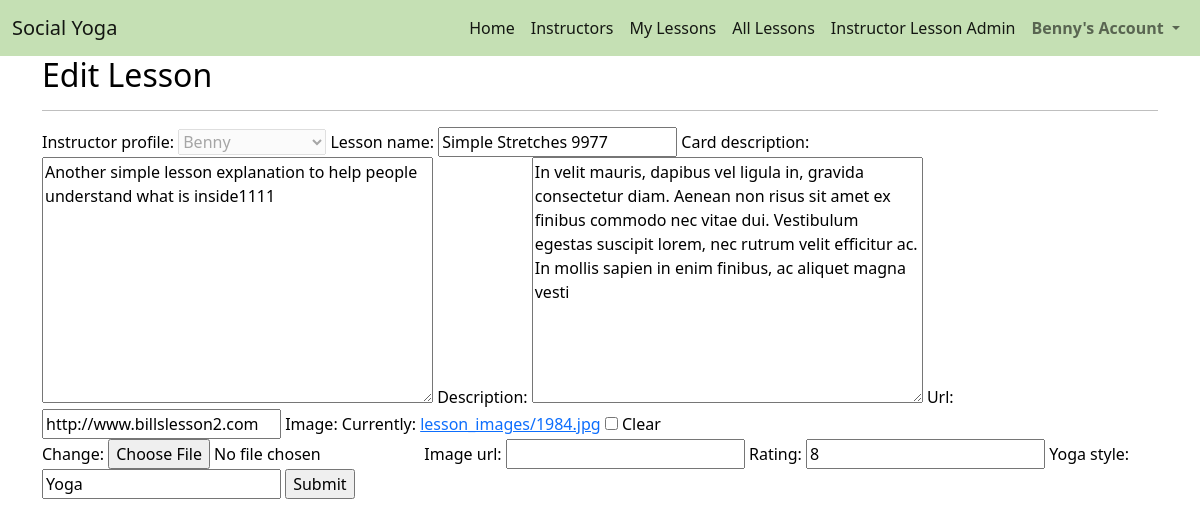
Screenshot of /lessons/edit_lesson/90B34D9B60264822A9186F042994E9C3 (signed in) with the database file from the repository.
### lessons/models.py (models this page shows, shortened)
class Lesson(models.Model):
    lesson_id = models.CharField(max_length=32, null=False, editable=False)
    instructor_profile = models.ForeignKey(UserProfile, on_delete=models.SET_NULL,
                                        null=True, blank=True, related_name='lessons')
    lesson_name = models.CharField(max_length=32, null=False, editable=True)
    card_description = models.TextField(max_length=512)
    description = models.TextField(max_length=254)
    url = models.URLField(max_length=1024, null=False, blank=False)
    image = models.ImageField(null=True, blank=True, upload_to='lesson_images/')
    image_url = models.URLField(max_length=1024, null=True, blank=True)
    rating = models.DecimalField(max_digits=5, decimal_places=0, null=True, blank=True)
    yoga_style = models.CharField(max_length=50, default='Yoga', null=False, blank=False)

### lessons/views.py (the view)
# urls.py: path('edit_lesson/<lesson_id>', views.edit_lesson, name='edit_lesson'),
def edit_lesson(request, lesson_id):
    profile = get_object_or_404(UserProfile, user=request.user)
    instructor_lesson = get_object_or_404(Lesson, lesson_id=lesson_id)
    if request.method == 'POST':
        form = LessonForm(request.POST, request.FILES, instance=instructor_lesson)
        if form.is_valid():
            form.save()
        return redirect('instructor_created_lessons')
    else:
        form = LessonForm(instance=instructor_lesson)
        if instructor_lesson.instructor_profile == profile:
            template = 'lessons/edit_lesson.html'
            context = {
                'profile': profile,
                'lesson': instructor_lesson,
                'form': form,
            }
            return render(request, template, context)
        else:
            return HttpResponse('<h1>You can only edit your own lessons, check your login details and try again<h1>', status=500)

### lessons/forms.py
class LessonForm(forms.ModelForm):
    class Meta:
        model = Lesson
        fields = '__all__'
    def __init__(self, *args, **kwargs):
        super(LessonForm, self).__init__(*args, **kwargs)
        self.fields['instructor_profile'].disabled = True

### profiles/models.py (called while the page is built)
    def __str__(self):
        return self.user.username

### lessons/templates/lessons/edit_lesson.html (shortened to what this page needs)
{% extends "base.html" %}
{% load static %}
{% block content %}
    <div class="container h-100">
        <div class="row">
            <div class="col-12">
                <h2>Edit Lesson</h2>
                <hr>
            </div>
        </div>
        <div class="row">
            <form method="POST" action="{% url 'edit_lesson' lesson.lesson_id %}" class="form" enctype="multipart/form-data">
                {{ form }}
                <input type="submit" value="Submit">
            </form>
        </div>
    </div>
{% endblock %}

### templates/base.html (shortened to what this page needs)
{% load static %}
<!doctype html>
<html lang="en">
  <head>
    {% block corecss %}
      <link href="https://cdn.jsdelivr.net/npm/bootstrap@5.0.0-beta1/dist/css/bootstrap.min.css" rel="stylesheet">
      <link rel="stylesheet" href="{% static 'css/base.css' %}" >
    {% endblock %}
</head>
<body>
    <nav class="navbar navbar-expand-lg navbar-light navbar-custom">
        <div class="container-fluid">
            <a class="navbar-brand" href="{% url 'home' %}">Social Yoga</a>
            <div class="collapse navbar-collapse" id="navbarSupportedContent">
            <ul class="navbar-nav ms-auto mb-2 mb-lg-0">
                <li class="nav-item">
                    <a class="nav-link active" aria-current="page" href="{% url 'home' %}">Home</a>
                </li>
                <li class="nav-item">
                    <a class="nav-link active" aria-current="page" href="{% url 'instructors' %}">Instructors</a>
                </li>
                {% if user.is_authenticated %}
                <li class="nav-item">
                    <a class="nav-link active" aria-current="page" href="{% url 'lessons'%}?filter=mylessons">My Lessons</a>
                </li>
                <li class="nav-item">
                    <a class="nav-link active" aria-current="page" href="{% url 'lessons' %}">All Lessons</a>
                </li>
                {% endif %}
                {% if user.userprofile.is_instructor %}
                <li class="nav-item">
                    <a class="nav-link active" aria-current="page" href="{% url 'instructor_created_lessons' %}">Instructor Lesson Admin</a>
                </li>
                {% endif %}
                <li class="nav-item dropdown">
                <a class="nav-link dropdown-toggle" href="#" id="navbarDropdown" role="button" data-bs-toggle="dropdown" aria-expanded="false">
                    <strong>{% if user.is_authenticated %}{{ user|title }}'s{% else %}My{% endif %} Account</strong>
                </a>
                </li>
            </ul>
            </div>
        </div>
    </nav>
        {% block content %}
        {% endblock %}
</body>
</html>

### static/css/base.css (style rules this page uses)
.navbar-custom { background-color: #c5e0b4; }
body { background: url('/media/background-image.jpg') no-repeat center center fixed; background-size: cover; height: calc(100vh - 164px); color: black; background-color: purple; }

### rows the page displays
Lesson: instructor_profile "Benny", lesson_name "Simple Stretches 9977", card_description "Another simple lesson explanation to help people understand what is inside1111", description "In velit mauris, dapibus vel ligula in, gravida consectetur diam. Aenean non risus sit amet ex finibus commodo nec vitae dui. Vestibulum egestas suscipit lorem, nec rutrum velit efficitur ac. In mollis sapien in enim finibus, ac aliquet magna vesti", url "http://www.billslesson2.com", rating "8", yoga_style "Yoga"

### other values shown
{{ user|title }} "Benny"
